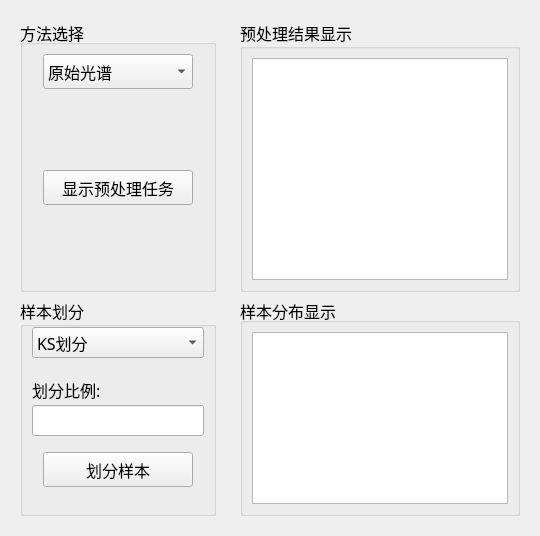
      <widget class="QWidget" name="tab_more">
       <attribute name="icon">
        <iconset>
         <normaloff>../source/icon/calender.png</normaloff>../source/icon/calender.png</iconset>
       </attribute>
       <attribute name="title">
        <string>预处理</string>
       </attribute>
       <layout class="QHBoxLayout" name="horizontalLayout_4" stretch="3,7">
        <item>
         <widget class="QWidget" name="widget_5" native="true">
          <property name="styleSheet">
           <string notr="true"/>
          </property>
          <layout class="QVBoxLayout" name="verticalLayout_3" stretch="5,4">
           <item>
            <widget class="QGroupBox" name="groupBox_5">
             <property name="font">
              <font>
               <family>Microsoft YaHei UI</family>
               <pointsize>12</pointsize>
              </font>
             </property>
             <property name="title">
              <string>方法选择</string>
             </property>
             <layout class="QVBoxLayout" name="verticalLayout_6">
              <property name="leftMargin">
               <number>20</number>
              </property>
              <property name="rightMargin">
               <number>20</number>
              </property>
              <item>
               <widget class="QComboBox" name="cb_PreprocessSelect">
                <property name="minimumSize">
                 <size>
                  <width>0</width>
                  <height>35</height>
                 </size>
                </property>
                <item>
                 <property name="text">
                  <string>原始光谱</string>
                 </property>
                </item>
                <item>
                 <property name="text">
                  <string>多元散射校正</string>
                 </property>
                </item>
                <item>
                 <property name="text">
                  <string>标准正态变换</string>
                 </property>
                </item>
                <item>
                 <property name="text">
                  <string>SG卷积平滑</string>
                 </property>
                </item>
                <item>
                 <property name="text">
                  <string>一阶导数</string>
                 </property>
                </item>
                <item>
                 <property name="text">
                  <string>二阶导数</string>
                 </property>
                </item>
                <item>
                 <property name="text">
                  <string>矢量归一化</string>
                 </property>
                </item>
                <item>
                 <property name="text">
                  <string>小波变换</string>
                 </property>
                </item>
               </widget>
              </item>
              <item>
               <spacer name="verticalSpacer">
                <property name="orientation">
                 <enum>Qt::Vertical</enum>
                </property>
                <property name="sizeHint" stdset="0">
                 <size>
                  <width>20</width>
                  <height>40</height>
                 </size>
                </property>
               </spacer>
              </item>
              <item alignment="Qt::AlignHCenter">
               <widget class="QPushButton" name="btn_PreDataShow">
                <property name="minimumSize">
                 <size>
                  <width>150</width>
                  <height>35</height>
                 </size>
                </property>
                <property name="maximumSize">
                 <size>
                  <width>150</width>
                  <height>35</height>
                 </size>
                </property>
                <property name="text">
                 <string>显示预处理任务</string>
                </property>
               </widget>
              </item>
              <item>
               <spacer name="verticalSpacer_2">
                <property name="orientation">
                 <enum>Qt::Vertical</enum>
                </property>
                <property name="sizeHint" stdset="0">
                 <size>
                  <width>20</width>
                  <height>40</height>
                 </size>
                </property>
               </spacer>
              </item>
             </layout>
            </widget>
           </item>
           <item>
            <widget class="QGroupBox" name="groupBox_18">
             <property name="font">
              <font>
               <family>微软雅黑</family>
               <pointsize>12</pointsize>
              </font>
             </property>
             <property name="title">
              <string>样本划分</string>
             </property>
             <layout class="QVBoxLayout" name="verticalLayout_7" stretch="1,0,1,1,0,3,0">
              <property name="spacing">
               <number>0</number>
              </property>
              <property name="topMargin">
               <number>0</number>
              </property>
              <item>
               <widget class="QComboBox" name="cb_SampleDivide">
                <item>
                 <property name="text">
                  <string>KS划分</string>
                 </property>
                </item>
                <item>
                 <property name="text">
                  <string>SR划分</string>
                 </property>
                </item>
                <item>
                 <property name="text">
                  <string>SPXY划分</string>
                 </property>
                </item>
               </widget>
              </item>
              <item>
               <spacer name="verticalSpacer_3">
                <property name="orientation">
                 <enum>Qt::Vertical</enum>
                </property>
                <property name="sizeHint" stdset="0">
                 <size>
                  <width>20</width>
                  <height>40</height>
                 </size>
                </property>
               </spacer>
              </item>
              <item>
               <widget class="QLabel" name="label_5">
                <property name="minimumSize">
                 <size>
                  <width>150</width>
                  <height>30</height>
                 </size>
                </property>
                <property name="maximumSize">
                 <size>
                  <width>150</width>
                  <height>30</height>
                 </size>
                </property>
                <property name="text">
                 <string>划分比例:</string>
                </property>
               </widget>
              </item>
              <item>
               <widget class="QLineEdit" name="txt_SampleRatio"/>
              </item>
              <item>
               <spacer name="verticalSpacer_4">
                <property name="orientation">
                 <enum>Qt::Vertical</enum>
                </property>
                <property name="sizeHint" stdset="0">
                 <size>
                  <width>20</width>
                  <height>40</height>
                 </size>
                </property>
               </spacer>
              </item>
              <item alignment="Qt::AlignHCenter">
               <widget class="QPushButton" name="btn_SampleDistribution">
                <property name="minimumSize">
                 <size>
                  <width>150</width>
                  <height>35</height>
                 </size>
                </property>
                <property name="maximumSize">
                 <size>
                  <width>150</width>
                  <height>35</height>
                 </size>
                </property>
                <property name="text">
                 <string>划分样本</string>
                </property>
               </widget>
              </item>
              <item>
               <spacer name="verticalSpacer_5">
                <property name="orientation">
                 <enum>Qt::Vertical</enum>
                </property>
                <property name="sizeHint" stdset="0">
                 <size>
                  <width>20</width>
                  <height>40</height>
                 </size>
                </property>
               </spacer>
              </item>
             </layout>
            </widget>
           </item>
          </layout>
         </widget>
        </item>
        <item>
         <widget class="QWidget" name="widget_6" native="true">
          <property name="styleSheet">
           <string notr="true"/>
          </property>
          <layout class="QVBoxLayout" name="verticalLayout_5" stretch="5,4">
           <item>
            <widget class="QGroupBox" name="groupBox_6">
             <property name="font">
              <font>
               <family>微软雅黑</family>
               <pointsize>12</pointsize>
               <weight>50</weight>
               <bold>false</bold>
              </font>
             </property>
             <property name="title">
              <string>预处理结果显示</string>
             </property>
             <layout class="QVBoxLayout" name="verticalLayout_8">
              <item>
               <widget class="PlotWidget" name="Graph_PreprocessShow"/>
              </item>
             </layout>
            </widget>
           </item>
           <item>
            <widget class="QGroupBox" name="groupBox_10">
             <property name="font">
              <font>
               <family>Microsoft YaHei UI</family>
               <pointsize>12</pointsize>
              </font>
             </property>
             <property name="title">
              <string>样本分布显示</string>
             </property>
             <layout class="QVBoxLayout" name="verticalLayout_9">
              <item>
               <widget class="PlotWidget" name="Graph_SampleShow"/>
              </item>
             </layout>
            </widget>
           </item>
          </layout>
         </widget>
        </item>
       </layout>
      </widget>
